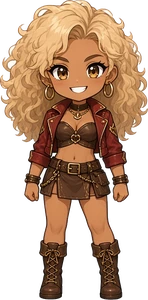
#> input picture assets/npc/amara_front.webp, 148 x 300 px
$ python -i npc_cut.py   (imports and definitions only)
#> lines starting #> are read from the running program, lines starting #| are printed output that depends on the picture; after the words box and inside, x2 and y2 are one past the last pixel; in counts of white or black regions, pixels touching at a corner belong together
import numpy as np, json, glob, os, sys
from PIL import Image
from scipy import ndimage as nd
SRC='/workspace/npcgen/sheets'; OUT='/workspace/lumen-residences/assets/npc'
# [1 line not run here, left out]
VIEWS=['front','side','back','act']
TARGET=300  # px height for front view
meta={}
def cut(path):
#> called with path = '../assets/npc/amara_front.webp'
    im=np.asarray(Image.open(path).convert('RGB')).astype(np.float32)
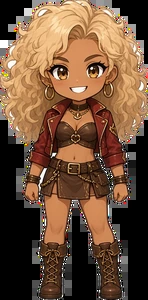
#> im: shape (300, 148, 3) float32; mean R, G, B 111.7, 80.9, 58
    H,W,_=im.shape
#> H = 300; W = 148
    dark=(255-im).max(2)              # distance from white
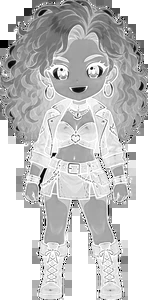
#> dark: shape (300, 148) float32; min 0, max 255, mean 197.1
    cand=dark<26
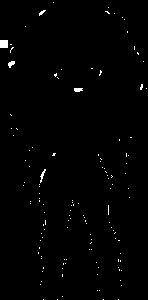
#> cand: shape (300, 148) bool; 0.89% white in thin lines or dots
    lab,n=nd.label(cand)
#> lab: shape (300, 148) int32; 139 distinct labels, from 0 to 138
#> n = 138
    border=set(np.unique(np.r_[lab[0],lab[-1],lab[:,0],lab[:,-1]]))-{0}
#> border = 5 items
    bg=np.isin(lab,list(border))
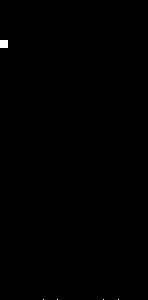
#> bg: shape (300, 148) bool; 0.15% white; 5 white regions (4 under 20 px), largest, box (x1, y1, x2, y2) and area: (0, 40, 8, 48) 64
    # soft edge band: within 2px of bg
    near=nd.binary_dilation(bg,iterations=2)&~bg
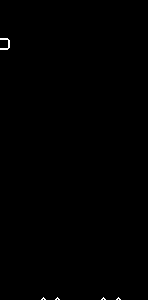
#> near: shape (300, 148) bool; 0.18% white in thin lines or dots, all inside (x1, y1, x2, y2) = (0, 38, 121, 300)
    a=np.ones((H,W),np.float32); a[bg]=0
    ea=np.clip((dark-26)/(110-26),0,1)
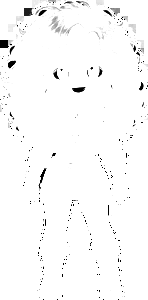
#> ea: shape (300, 148) float32; min 0, max 1, mean 0.98
    a[near]=np.maximum(ea[near],0)    # anti-aliased edge
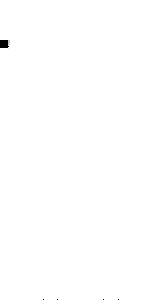
#> a: shape (300, 148) float32; min 0, max 1, mean 0.998
    a[near & (ea<0.08)]=0
#> a: shape (300, 148) float32; under 0.01% of pixels changed, all inside (x1, y1, x2, y2) = (8, 46, 9, 47)
    # decontaminate from white
    rgb=im.copy()
    m=a>0
#> m: shape (300, 148) bool; 99.8% white; 5 black regions (4 under 20 px), largest, box (x1, y1, x2, y2) and area: (0, 40, 9, 48) 65
    aa=np.maximum(a,1e-3)[...,None]
    dec=(im-255*(1-aa))/aa
    rgb[near]=np.clip(dec,0,255)[near]
#> rgb: shape (300, 148, 3) float32; 0.03% of pixels changed, all inside (x1, y1, x2, y2) = (8, 40, 10, 49)
    # remove tiny specks
    lab2,n2=nd.label(a>0.05)
#> n2 = 1
    sizes=nd.sum(np.ones_like(a),lab2,range(1,n2+1))
#> sizes = [44331]
    keep=np.zeros(n2+1,bool); keep[1:]=sizes>60
#> after `keep = np.zeros(n2 + 1, bool)`: keep = [False, False]
    a[~keep[lab2]]=0
    return rgb,a
def split(a):
    W=a.shape[1]
    col=(a>0.1).sum(0)
    # 4 segments: find cut columns in windows around quarters at min projection
    cuts=[0]
    for q in (1,2,3):
        c=int(W*q/4); lo,hi=c-90,c+90
        seg=col[lo:hi]; mins=np.where(seg==seg.min())[0]
        cuts.append(lo+int(mins[len(mins)//2]))
    cuts.append(W)
    return cuts
# [26 lines not run here, left out]

>>> result = cut('../assets/npc/amara_front.webp')
